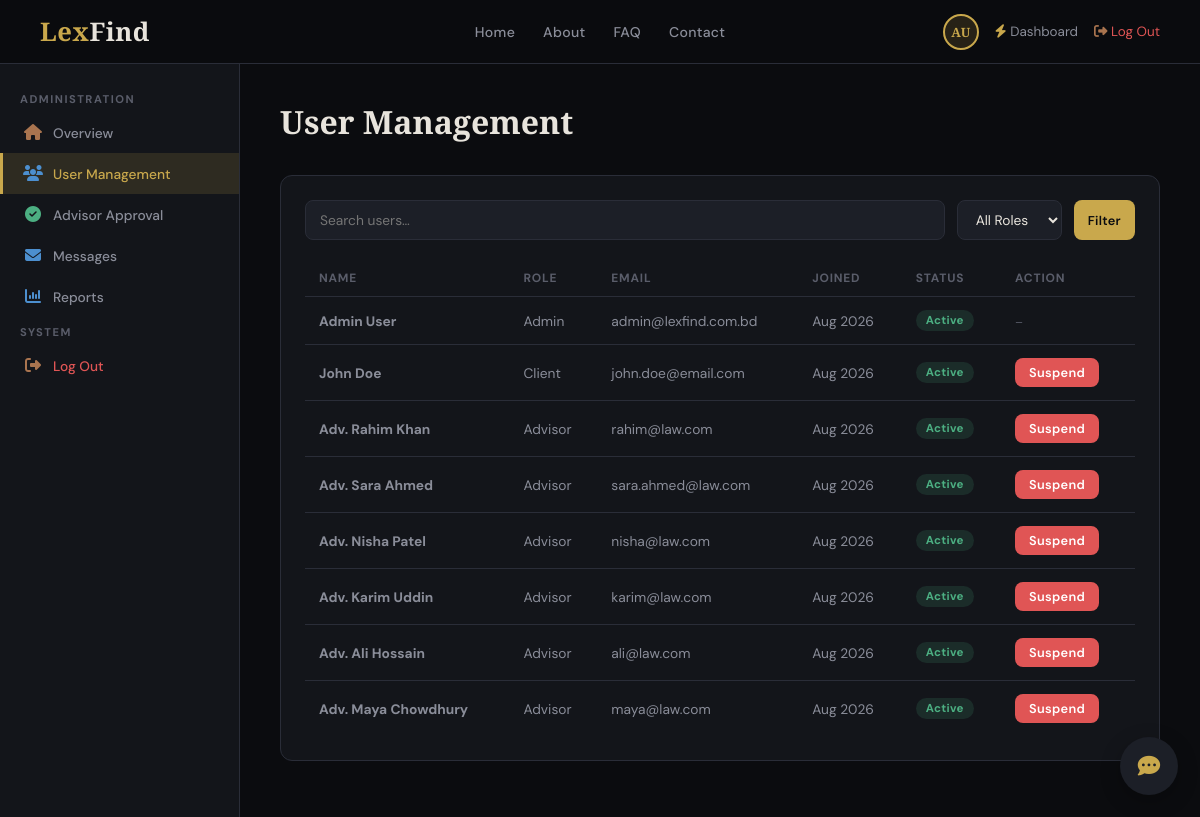
The page /admin/users.php (signed in) on the database its author committed.
### tables this page shows
CREATE TABLE users (
  id                    INT AUTO_INCREMENT PRIMARY KEY,
  first_name            VARCHAR(100) NOT NULL,
  last_name             VARCHAR(100) NOT NULL,
  email                 VARCHAR(150) NOT NULL UNIQUE,
  phone                 VARCHAR(30)  DEFAULT NULL,
  password_hash         VARCHAR(255) NOT NULL,
  role                  ENUM('client','advisor','admin') NOT NULL DEFAULT 'client',
  address               VARCHAR(255) DEFAULT NULL,
  status                ENUM('active','suspended') NOT NULL DEFAULT 'active',
  is_verified           TINYINT(1) NOT NULL DEFAULT 1,
  avatar                VARCHAR(255) DEFAULT NULL,
  verification_token    VARCHAR(64) DEFAULT NULL,
  verification_expires  DATETIME DEFAULT NULL,
  created_at            TIMESTAMP DEFAULT CURRENT_TIMESTAMP,
  UNIQUE KEY uniq_verification_token (verification_token)
);

### config/db.php (called while the page is built, shortened)
<?php
function getDB() {
    static $pdo = null;
    if ($pdo === null) {
        try {
            $pdo = new PDO(
                'mysql:host=' . DB_HOST . ';dbname=' . DB_NAME . ';charset=utf8mb4',
                DB_USER,
                DB_PASS,
                [
                    PDO::ATTR_ERRMODE => PDO::ERRMODE_EXCEPTION,
                    PDO::ATTR_DEFAULT_FETCH_MODE => PDO::FETCH_ASSOC,
                    PDO::ATTR_EMULATE_PREPARES => false,
                ]
            );
            $pdo->exec("SET time_zone = '+06:00'");
        } catch (PDOException $e) {
            error_log('[LexFind DB] Connection failed: ' . $e->getMessage());
            http_response_code(500);
            header('Content-Type: text/html; charset=UTF-8');
            echo '<!DOCTYPE html><html lang="en"><head><meta charset="UTF-8">'
               . '<title>Something went wrong</title>'
               . '<style>body{font-family:system-ui,sans-serif;background:#f7f5f0;color:#2a2a2a;'
               . 'display:flex;align-items:center;justify-content:center;min-height:100vh;margin:0;text-align:center;padding:20px}'
               . '.box{max-width:420px}h1{font-size:1.4rem;margin-bottom:8px}p{color:#666;line-height:1.5}</style>'
               . '</head><body><div class="box">'
               . '<h1>Something went wrong</h1>'
               . '<p>We\'re having trouble connecting right now. Please try again in a few minutes.</p>'
               . '</div></body></html>';
            exit;
        }
    }
    return $pdo;
}

### admin/users.php (the view, shortened to what this page needs)
<?php
require_once __DIR__ . '/../includes/auth.php';
$role = 'admin'; $activePage = 'users';
$search = trim($_GET['search'] ?? '');
$roleFilter = trim($_GET['role'] ?? 'All Roles');
$db = getDB();
$where = ['1=1']; $params = [];
$stmt = $db->prepare('SELECT id, first_name, last_name, email, role, status, created_at FROM users WHERE ' . implode(' AND ', $where) . ' ORDER BY created_at DESC LIMIT 200');
$stmt->execute($params);
$users = $stmt->fetchAll();
include __DIR__ . '/../includes/header.php';
include __DIR__ . '/../includes/dash-nav.php';
?>
<div class="dash-header"><h2>User Management</h2></div>
<div class="card-box">
  <form method="get" action="users.php" style="display:flex;gap:12px;margin-bottom:20px;flex-wrap:wrap">
    <input type="text" name="search" placeholder="Search users…" value="<?= h($search) ?>" style="flex:1;min-width:200px;padding:9px 14px;background:var(--surface2);border:1px solid var(--border);border-radius:var(--radius-sm);color:var(--text);font-size:0.86rem;font-family:'DM Sans',sans-serif;outline:none"/>
    <select name="role" style="padding:9px 14px;background:var(--surface2);border:1px solid var(--border);border-radius:var(--radius-sm);color:var(--text);font-family:'DM Sans',sans-serif;font-size:0.86rem;outline:none">
      <?php foreach (['All Roles','Clients','Advisors'] as $opt): ?>
        <option <?= $roleFilter === $opt ? 'selected' : '' ?>><?= h($opt) ?></option>
      <?php endforeach; ?>
    </select>
    <button class="btn btn-gold btn-sm" type="submit">Filter</button>
  </form>
  <table>
    <thead><tr><th>Name</th><th>Role</th><th>Email</th><th>Joined</th><th>Status</th><th>Action</th></tr></thead>
    <tbody>
      <?php foreach ($users as $row): ?>
      <tr>
        <td><strong><?= $row['role'] === 'advisor' ? 'Adv. ' : '' ?><?= h($row['first_name'] . ' ' . $row['last_name']) ?></strong></td>
        <td><?= h(ucfirst($row['role'])) ?></td>
        <td><?= h($row['email']) ?></td>
        <td><?= h(date('M Y', strtotime($row['created_at']))) ?></td>
        <td><span class="badge <?= $row['status'] === 'active' ? 'badge-green' : 'badge-red' ?>"><?= h(ucfirst($row['status'])) ?></span></td>
        <td>
          <?php if ($row['role'] !== 'admin'): ?>
          <form method="post" action="../actions/admin-user-status.php" onsubmit="return confirm('<?= $row['status'] === 'active' ? 'Suspend' : 'Restore' ?> this user?')">
            <?php if ($row['status'] === 'active'): ?>
              <button class="btn btn-red btn-sm" type="submit" name="action" value="suspend">Suspend</button>
            <?php else: ?>
              <button class="btn btn-green btn-sm" type="submit" name="action" value="restore">Restore</button>
            <?php endif; ?>
          </form>
          <?php else: ?>
            <span style="font-size:0.75rem;color:var(--text-dim)">–</span>
          <?php endif; ?>
        </td>
      </tr>
      <?php endforeach; ?>
    </tbody>
  </table>
</div>
</div></div>
<?php include __DIR__ . '/../includes/dash-footer.php'; ?>

### includes/header.php (shortened to what this page needs)
<?php
$base = basePath();
$u = currentUser();
$userAvatar = null;
if ($u) {
    $stmt = getDB()->prepare('SELECT avatar FROM users WHERE id = ?');
    $stmt->execute([$u['id']]);
    $userAvatar = $stmt->fetchColumn();
}
?><!DOCTYPE html>
<html lang="en">
<head>
<link rel="stylesheet" href="https://cdnjs.cloudflare.com/ajax/libs/font-awesome/6.5.2/css/all.min.css"/>
<link rel="stylesheet" href="<?= $base ?>assets/css/style.css"/>
</head>
<body>
<nav>
  <a href="<?= $base ?>index.php" class="nav-logo" style="text-decoration:none">Lex<span>Find</span></a>
  <div class="nav-links">
    <a href="<?= $base ?>index.php" class="<?= ($activeNav ?? '') === 'home' ? 'active-link' : '' ?>">Home</a>
    <a href="<?= $base ?>about.php" class="<?= ($activeNav ?? '') === 'about' ? 'active-link' : '' ?>">About</a>
    <a href="<?= $base ?>faq.php" class="<?= ($activeNav ?? '') === 'faq' ? 'active-link' : '' ?>">FAQ</a>
    <a href="<?= $base ?>contact.php" class="<?= ($activeNav ?? '') === 'contact' ? 'active-link' : '' ?>">Contact</a>
  </div>
  <?php if (!$u): ?>
  <div class="nav-right">
    <a class="btn btn-ghost" href="<?= $base ?>login.php">Log In</a>
    <a class="btn btn-gold" href="<?= $base ?>signup.php">Sign Up</a>
  </div>
  <?php else:
    $profileUrl = null;
    if ($u['role'] === 'client') $profileUrl = $base . 'client/profile.php';
    elseif ($u['role'] === 'advisor') $profileUrl = $base . 'advisor/profile.php';
    elseif ($u['role'] === 'admin') $profileUrl = $base . 'admin/dashboard.php';
  ?>
  <div class="nav-right" style="display:flex;align-items:center;gap:16px">
    <?php if ($profileUrl): ?>
    <a href="<?= $profileUrl ?>" style="text-decoration:none" title="<?= $u['role'] === 'admin' ? 'Go to Admin Panel' : 'View Profile' ?>">
      <?= avatarImg($userAvatar, $u['first_name'], $u['last_name'], 'user-avatar') ?>
    </a>
    <?php else: ?>
    <?= avatarImg($userAvatar, $u['first_name'], $u['last_name'], 'user-avatar') ?>
    <?php endif; ?>
    <a href="<?= $base . dashboardUrl($u['role']) ?>" class="nav-icon-link" style="color:var(--text-muted);text-decoration:none;font-size:0.84rem;white-space:nowrap" title="Dashboard"><i class="fa-solid fa-bolt"></i><span class="nav-link-label"> Dashboard</span></a>
    <a href="<?= $base ?>logout.php" class="nav-icon-link" style="color:var(--red);text-decoration:none;font-size:0.84rem;white-space:nowrap" title="Log Out"><i class="fa-solid fa-right-from-bracket"></i><span class="nav-link-label"> Log Out</span></a>
  </div>
  <?php endif; ?>
</nav>

### includes/auth.php (shortened to what this page needs)
<?php
require_once __DIR__ . '/../config/db.php';
function h($s) {
    return htmlspecialchars((string)$s, ENT_QUOTES, 'UTF-8');
}
function currentUser() {
    return $_SESSION['user'] ?? null;
}
function dashboardUrl(string $role): string {
    switch ($role) {
        case 'admin':   return 'admin/dashboard.php';
    }
}
function basePath(): string {
    $script = $_SERVER['SCRIPT_NAME'] ?? '';
    foreach (['client/', 'advisor/', 'admin/', 'actions/'] as $sub) {
        if (strpos($script, '/' . rtrim($sub, '/') . '/') !== false) return '../';
    }
    return '';
}
function initialsOf(string $first, string $last): string {
    return strtoupper(substr($first, 0, 1) . substr($last, 0, 1));
}
function avatarImg(?string $avatar, string $firstName, string $lastName, string $class): string {
    return '<div class="' . h($class) . '">' . h(initialsOf($firstName, $lastName)) . '</div>';
}

### includes/dash-nav.php (shortened to what this page needs)
<?php
$b = basePath();
?>
<div class="dash-layout">
  <div class="sidebar">
    <?php if ($role === 'client'): ?>
      <div class="sidebar-section">
        <div class="sidebar-label">Main</div>
        <a href="<?= $b ?>client/dashboard.php" class="<?= $activePage === 'overview' ? 'active' : '' ?>"><span class="sidebar-icon"><i class="fa-solid fa-house"></i></span>Overview</a>
        <a href="<?= $b ?>search.php"><span class="sidebar-icon"><i class="fa-solid fa-magnifying-glass"></i></span>Search Advisors</a>
        <a href="<?= $b ?>client/bookings.php" class="<?= $activePage === 'bookings' ? 'active' : '' ?>"><span class="sidebar-icon"><i class="fa-solid fa-calendar-days"></i></span>My Bookings</a>
        <a href="<?= $b ?>client/reviews.php" class="<?= $activePage === 'reviews' ? 'active' : '' ?>"><span class="sidebar-icon"><i class="fa-solid fa-star"></i></span>My Reviews</a>
      </div>
      <div class="sidebar-section">
        <div class="sidebar-label">Account</div>
        <a href="<?= $b ?>client/profile.php" class="<?= $activePage === 'profile' ? 'active' : '' ?>"><span class="sidebar-icon">👤</span>Profile</a>
        <a href="<?= $b ?>logout.php" style="color:var(--red)"><span class="sidebar-icon"><i class="fa-solid fa-right-from-bracket"></i></span>Log Out</a>
      </div>
    <?php elseif ($role === 'admin'): ?>
      <div class="sidebar-section">
        <div class="sidebar-label">Administration</div>
       <a href="<?= $b ?>admin/dashboard.php" class="<?= $activePage === 'overview' ? 'active' : '' ?>"><span class="sidebar-icon"><i class="fa-solid fa-house"></i></span>Overview</a>
        <a href="<?= $b ?>admin/users.php" class="<?= $activePage === 'users' ? 'active' : '' ?>"><span class="sidebar-icon"><i class="fa-solid fa-users"></i></span>User Management</a>
        <a href="<?= $b ?>admin/approvals.php" class="<?= $activePage === 'approvals' ? 'active' : '' ?>"><span class="sidebar-icon"><i class="fa-solid fa-circle-check"></i></span>Advisor Approval</a>
        <a href="<?= $b ?>admin/messages.php" class="<?= $activePage === 'messages' ? 'active' : '' ?>" style="display:flex;align-items:center;justify-content:space-between">
          <span style="display:flex;align-items:center;gap:10px"><span class="sidebar-icon"><i class="fa-solid fa-envelope"></i></span>Messages</span>
        </a>
        <a href="<?= $b ?>admin/reports.php" class="<?= $activePage === 'reports' ? 'active' : '' ?>"><span class="sidebar-icon"><i class="fa-solid fa-chart-column"></i></span>Reports</a>
      </div>
      <div class="sidebar-section">
        <div class="sidebar-label">System</div>
        <a href="<?= $b ?>logout.php" style="color:var(--red)"><span class="sidebar-icon"><i class="fa-solid fa-right-from-bracket"></i></span>Log Out</a>
      </div>
    <?php endif; ?>
  </div>
  <div class="dash-main">

### includes/ai-widget.php (shortened to what this page needs)
<button id="lf-ai-launcher" type="button" aria-label="Open LexFind Assistant" title="Ask LexFind Assistant">
  <i class="fa-solid fa-comment-dots"></i>
</button>

### includes/dash-footer.php
<?php require __DIR__ . '/ai-widget.php'; ?>
</body>
</html>

### assets/css/style.css (style rules this page uses)
:root { --bg: #0b0c0f; --surface: #13151a; --surface2: #1c1f27; --border: #2a2d38; --gold: #c9a84c; --gold-light: #e8c97a; --gold-dim: rgba(201,168,76,0.15); --text: #e8e4dc; --text-muted: #8a8d99; --text-dim: #5a5d6a; --red: #e05555; --green: #4caf82; --blue: #4c8fcf; --radius: 12px; --radius-sm: 8px; --shadow: 0 4px 32px rgba(0,0,0,0.5); }
* { margin:0; padding:0; box-sizing:border-box; }
html { scroll-behavior: smooth; }
body { font-family: 'DM Sans', sans-serif; background: var(--bg); color: var(--text); min-height: 100vh; overflow-x: hidden; padding-top: 64px; }
h1,h2,h3,h4 { font-family: 'Cormorant Garamond', serif; }
nav { position: fixed; top:0; left:0; right:0; z-index:100; display: flex; align-items:center; justify-content:space-between; padding: 0 40px; height:64px; background: rgba(11,12,15,0.92); backdrop-filter: blur(16px); border-bottom: 1px solid var(--border); }
.nav-logo { font-family: 'Cormorant Garamond', serif; font-size: 1.6rem; font-weight:700; color: var(--gold); cursor:pointer; letter-spacing:0.5px; }
.nav-logo span { color: var(--text); }
.nav-links { display:flex; gap:28px; align-items:center; position:absolute; left:50%; top:50%; transform:translate(-50%,-50%); }
.nav-links a { color: var(--text-muted); text-decoration:none; font-size:0.88rem; font-weight:500; letter-spacing:0.3px; transition: color 0.2s; cursor:pointer; }
.nav-right { display:flex; gap:12px; align-items:center; }
.nav-link-label { display:inline; }
.btn { display:inline-flex; align-items:center; gap:6px; padding:8px 20px; border-radius:var(--radius-sm); font-size:0.85rem; font-weight:600; cursor:pointer; border:none; transition:all 0.2s; text-decoration:none; font-family:'DM Sans',sans-serif; letter-spacing:0.3px; }
.btn-gold { background:var(--gold); color:#0b0c0f; }
.btn-red { background: var(--red); color:#fff; }
.btn-sm { padding:6px 14px; font-size:0.8rem; }
.user-avatar { width:36px; height:36px; border-radius:50%; background:var(--gold-dim); border:2px solid var(--gold); cursor:pointer; display:flex; align-items:center; justify-content:center; font-size:0.8rem; font-weight:700; color:var(--gold); font-family:'Cormorant Garamond',serif; }
.dash-layout { display:flex; min-height:calc(100vh - 64px); }
.sidebar { width:240px; flex-shrink:0; background:var(--surface); border-right:1px solid var(--border); padding:28px 0; position:fixed; top:64px; bottom:0; overflow-y:auto; }
.sidebar-section { margin-bottom:8px; }
.sidebar-label { font-size:0.7rem; font-weight:700; letter-spacing:1.5px; text-transform:uppercase; color:var(--text-dim); padding:0 20px; margin-bottom:6px; }
.sidebar a { display:flex; align-items:center; gap:10px; padding:10px 20px; color:var(--text-muted); text-decoration:none; font-size:0.86rem; font-weight:500; cursor:pointer; transition:all 0.15s; border-left:3px solid transparent; }
.sidebar a.active { color:var(--gold); border-left-color:var(--gold); background:var(--gold-dim); }
.sidebar-icon { font-size:1rem; width:20px; text-align:center; }
.dash-main { margin-left:240px; flex:1; padding:36px 40px; }
.dash-header { margin-bottom:32px; }
.dash-header h2 { font-size:2rem; margin-bottom:6px; }
.card-box { background:var(--surface); border:1px solid var(--border); border-radius:var(--radius); padding:24px; margin-bottom:20px; }
table { width:100%; border-collapse:collapse; }
th { font-size:0.75rem; font-weight:700; letter-spacing:0.8px; text-transform:uppercase; color:var(--text-dim); padding:10px 14px; text-align:left; border-bottom:1px solid var(--border); }
td { padding:13px 14px; font-size:0.86rem; border-bottom:1px solid var(--border); color:var(--text-muted); }
tr:last-child td { border-bottom:none; }
.badge { display:inline-block; padding:3px 10px; border-radius:999px; font-size:0.72rem; font-weight:700; letter-spacing:0.3px; }
.badge-green { background:rgba(76,175,130,0.15); color:var(--green); }
td form { display:inline-block; margin:0 4px 0 0; }
:root { --icon-brown: #a9744f; }
.fa-bolt, .fa-hand, .fa-scale-balanced, .fa-champagne-glasses, .fa-star { color: var(--gold); }
.fa-right-from-bracket, .fa-house, .fa-clipboard-list, .fa-sack-dollar { color: var(--icon-brown); }
.fa-magnifying-glass, .fa-eye, .fa-envelope, .fa-clock, .fa-chart-column, .fa-users, .fa-user { color: var(--blue); }
.fa-phone, .fa-circle-check { color: var(--green); }

### rows shown on the page
users: initialsOf($firstName, $lastName) "AU", first_name+last_name "Admin User", role "Admin", email "admin@lexfind.com.bd", created_at "Aug 2026", status "Active"
users: first_name+last_name "John Doe", role "Client", email "john.doe@email.com", created_at "Aug 2026", status "Active", shows "Suspend"
users: shows "Adv.", first_name+last_name "Rahim Khan", role "Advisor", email "rahim@law.com", created_at "Aug 2026", status "Active", shows "Suspend"
users: shows "Adv.", first_name+last_name "Sara Ahmed", role "Advisor", email "sara.ahmed@law.com", created_at "Aug 2026", status "Active", shows "Suspend"
users: shows "Adv.", first_name+last_name "Nisha Patel", role "Advisor", email "nisha@law.com", created_at "Aug 2026", status "Active", shows "Suspend"
users: shows "Adv.", first_name+last_name "Karim Uddin", role "Advisor", email "karim@law.com", created_at "Aug 2026", status "Active", shows "Suspend"
users: shows "Adv.", first_name+last_name "Ali Hossain", role "Advisor", email "ali@law.com", created_at "Aug 2026", status "Active", shows "Suspend"
users: shows "Adv.", first_name+last_name "Maya Chowdhury", role "Advisor", email "maya@law.com", created_at "Aug 2026", status "Active", shows "Suspend"

### other values the page prints
form field role "All Roles"
